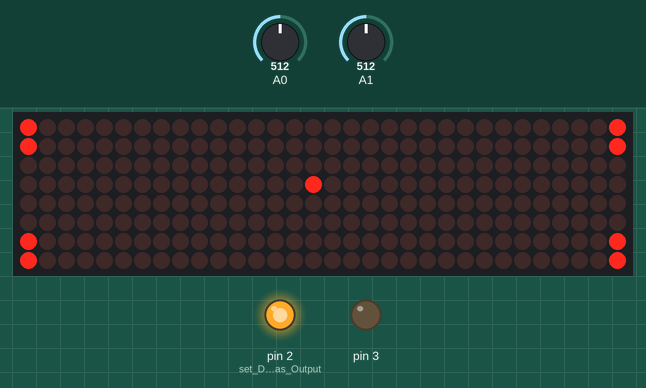
Recording of a sketch running on a simulated Arduino Uno, built with avr-gcc and run on an emulated ATmega328P. On the bench: 32×8 LED matrix, output pins drawn as LEDs (lit = HIGH). Inputs (shaded band) come from the test bench; at power-on: A1 = 512, A0 = 512.

Above: at 4.2 s.
4.3 s: A1 set to 878
7.3 s: A1 set to 909
At 7.51 s:
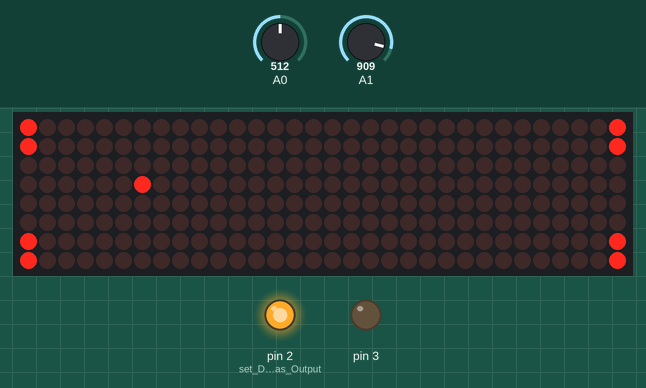
9.8 s: A0 set to 137
11.3 s: A0 set to 117
At 11.78 s:
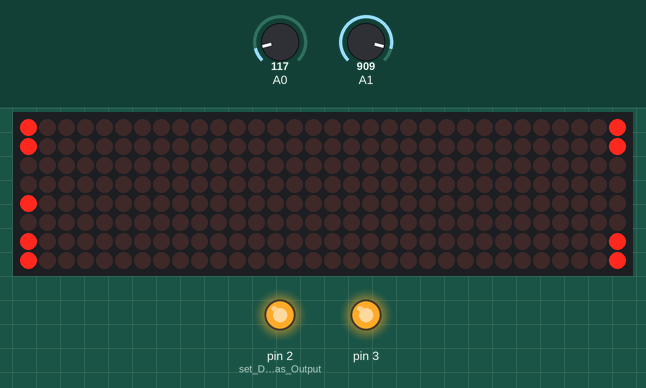
13.6 s: A1 set to 122
At 13.91 s:
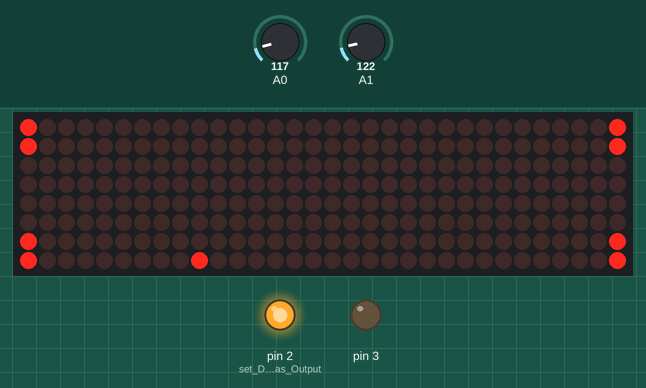
16.2 s: A0 set to 877
18.0 s: A0 set to 910
At 18.79 s:
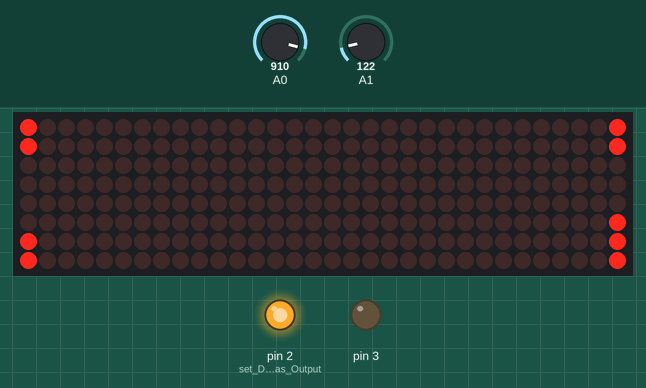
Timing chart, 0 to 21.6 s (numbered marks = the images above; inputs shaded):
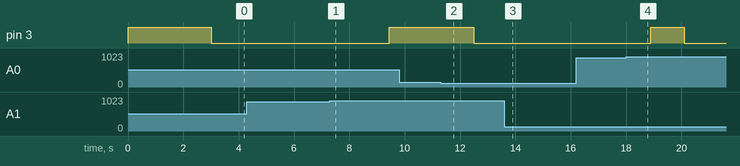

Measured:
- the behaviour switches between 895 and 896 on A1 (found by bisection; images 0 and 1)
- the behaviour switches between 128 and 127 on A0 (found by bisection; images 1 and 2)
- the behaviour switches between 895 and 896 on A0 (found by bisection; images 3 and 4)
- after the input at 7.3 s, pin 3: LOW → HIGH after 2.1 s
- after the input at 11.3 s, pin 3: HIGH → LOW after 1.2 s; the display: first differs from a run without the input after 0.38 s (image 2)
- after the input at 13.6 s, the display: changes after 0.22 s (image 3)
- after the input at 16.2 s, every drawn part: stays the same
- after the input at 18.0 s, pin 3: LOW → HIGH after 0.89 s, → LOW 1.2 s later; the display: changes after 0.69 s (image 4)

The sketch:

sketch_may04a.ino
```cpp
// (licence header left out)
/*
   LCD Panel                                    X
      §ΩΩΩΩΩΩΩΩ§ΩΩΩΩΩΩΩΩ§ΩΩΩΩΩΩΩΩ§ΩΩΩΩΩΩΩΩ§     7
 =====§ΩΩΩΩΩΩΩΩ§ΩΩΩΩΩΩΩΩ§ΩΩΩΩΩΩΩΩ§ΩΩΩΩΩΩΩΩ§     6
 =====§ΩΩΩΩΩΩΩΩ§ΩΩΩΩΩΩΩΩ§ΩΩΩΩΩΩΩΩ§ΩΩΩΩΩΩΩΩ§     5
 =====§ΩΩΩΩΩΩΩΩ§ΩΩΩΩΩΩΩΩ§ΩΩΩΩΩΩΩΩ§ΩΩΩΩΩΩΩΩ§     4
 =====§ΩΩΩΩΩΩΩΩ§ΩΩΩΩΩΩΩΩ§ΩΩΩΩΩΩΩΩ§ΩΩΩΩΩΩΩΩ§     3
 =====§ΩΩΩΩΩΩΩΩ§ΩΩΩΩΩΩΩΩ§ΩΩΩΩΩΩΩΩ§ΩΩΩΩΩΩΩΩ§     2
      §ΩΩΩΩΩΩΩΩ§ΩΩΩΩΩΩΩΩ§ΩΩΩΩΩΩΩΩ§ΩΩΩΩΩΩΩΩ§     1
      §ΩΩΩΩΩΩΩΩ§ΩΩΩΩΩΩΩΩ§ΩΩΩΩΩΩΩΩ§ΩΩΩΩΩΩΩΩ§     0
    Y  76543210 76543210 76543210 76543210
segments  0         1        2        3
----------

   Joystick
 =====§ΩΩΩΩΩΩΩΩ§
 =====§ΩΩΩΩΩΩΩΩ§
 =====§ΩΩΩΩΩΩΩΩ§
 =====§ΩΩΩΩΩΩΩΩ§
 =====§ΩΩΩΩΩΩΩΩ§

axis   ◀ Y ►
         △
axis     X
         ▽
*/
//============================================
// Include libraries
//============================================
//Library to control LED see http://wayoda.github.io/LedControl/pages/software
#include "LedControl.h"
//============================================
// Properties definition
//============================================
/*
 Now we need a LedControl to work with.
 ***** Control the Pins! *****
 pin 12 is connected to the DataIn
 pin 11 is connected to the CLK
 pin 10 is connected to LOAD
 We have 4 cascaded modules MAX72XX.
 */
LedControl lc=LedControl(12,11,10,4);
//============================================
// Global Variables definition
//============================================
int Xaxis = 0; //Joystick X Asis
int Yaxis = 0; //Joystick Y Axis
int Psegm = 2; //Segment position
int Xpos  = 0; //Position in X axis
int Ypos  = 0; //Position in Y axis
int Xdir  = 3; //Direction in X axis
int Ydir  = 7; //Direction in Y axis
int Tloop = 200;
bool Opt_Serial = false; //option to enable serial monitor
bool Opt_ExLed = true;   //option to use extra led
//============================================
// Setup Module: code runs 1x at start
//============================================
void setup() {
  //initialize HW pins
  pinMode(2,OUTPUT);         //set D2 pin as Output
  digitalWrite(2,HIGH);      //activate D2 to control Joystick
  //set options
  if(Opt_ExLed) { pinMode(3,OUTPUT);
                  digitalWrite(3,HIGH);      //test to activate LED
                  delay(3000);
                  digitalWrite(3,LOW);}
  if(Opt_Serial) Serial.begin(9600);        //activate serial monitor, use Serial.print(var) to view status
  //initialize display
  for(int i=0;i<4;i++){
    lc.shutdown(i,false);
    lc.setIntensity(i,2);
    lc.clearDisplay(i);
  }
  //create doors in playground
  makeDoors();

}
//============================================
// End of Initialization Module
//============================================

//============================================
// Loop Module: code runs continuously
//============================================
void loop() {

  //Refresh status of Joystick
  Xaxis = analogRead(A0)/128; //value from 0 to 7, default 3
  Yaxis = analogRead(A1)/128; //value from 0 to 7, default 4

  //Enable diagnostics via Serial Print (top right corner)
  if(Opt_Serial){
    Serial.println(" XAxis: "); Serial.print(Xaxis);
    //Serial.println(" YAxiSerial.print(Yaxis);
  }

  //Change position of point if needed
  Xdir = moveDir(Xaxis, Xdir);
  Ydir = moveDir(Yaxis, Ydir);

  //Change position of segment if needed
  Psegm = jumpSegment(Yaxis, Psegm);

  //Set state of LED
  lc.setLed(Psegm,Xdir,Ydir,true);
  //delay
  delay(Tloop);
  lc.setLed(Psegm,Xdir,Ydir,false);

  //check of goal
  litLed(Xdir, Ydir, Psegm);

  //Refresh doors
  makeDoors();

}
//============================================
// End of Loop Module code runs continuously
//============================================


//============================================
// User Defined Functions
//============================================

//-------------
// Function: jumpSegment(int xpos, int segment)
//-------------
int jumpSegment(int xpos, int segment){
 //@Purpose: Jump to next segment when directing joystick on Y axis
 //@xpos    integer, input from Joystic, typically from 0 to 7
 //@segment integer, provided current position of segment, typically from 0 to 3
 //@Return: Value from 0 to 3
 int result = 0;

 //moving right
 if(xpos == 0 && segment == 0) {result = 0; delay(100);}
 else if(xpos == 0 && segment == 1) {result = 0; delay(100);}
 else if(xpos == 0 && segment == 2) {result = 1; delay(100);}
 else if(xpos == 0 && segment == 3) {result = 2; delay(100);}
 //moving left
 else if(xpos == 7 && segment == 0) {result = 1; delay(100);}
 else if(xpos == 7 && segment == 1) {result = 2; delay(100);}
 else if(xpos == 7 && segment == 2) {result = 3; delay(100);}
 else if(xpos == 7 && segment == 3) {result = 3; delay(100);}
 else result = segment;

 return(result);

}
//-------------
// End Of Function: jumpSegment(int xpos, int segment)
//-------------
//-------------
// Function: moveDir (int AxPos, int oldpos)
//-------------
int moveDir (int AxPos, int oldpos) {
 //@Purpose: defines new position of point on X or Y axis based on Joystick position and old position
 //@AxPos  integer, input from Joystic, typically from 0 to 7
 //@oldpos integer, provided old position
 //@Return: Function returns integer value from 0 to 7
 int result = 7;
 if(AxPos == 0 && oldpos == 7) {result = 7;}
 else if(AxPos == 7 && oldpos == 0) {result = 0;}
 else if(AxPos == 0) {result = oldpos + 1;}
 else if(AxPos == 7) {result = oldpos - 1;}
 else result = oldpos;
 return(result);
}
//-------------
// End of Function: moveDir (int AxPos, int oldpos)
//-------------
//-------------
// Function: litLed(int xPos, int yPos, int zSegm)
//-------------
void litLed(int xPos, int yPos, int zSegm) {
 //@Purpose: change status of extra LED
 //@xPos  integer, position on x axis
 //@yPos  integer, position on y axis
 //@zSegm integer, position of segment
 //@Return: Lit LED only when point is on extreme edges and within doors
  if(zSegm == 0) {
      if((xPos >= 2 && xPos <= 5) && yPos == 7) {digitalWrite(3,HIGH);} else {digitalWrite(3,LOW);}
    } else if(zSegm == 3) {
      if((xPos >= 2 && xPos <= 5) && yPos == 0) {digitalWrite(3,HIGH);} else {digitalWrite(3,LOW);}
    } else {digitalWrite(3,LOW);}

  }
//-------------
// End of Function: litLed(int xPos, int yPos, int zSegm)
//-------------
//-------------
// Function: makeDoors()
//-------------
void makeDoors(){
 //@Purpose: Creates doors on the edges of LED playzone
 //@Return:  Function lit LED to represent doors
  //Door on segment 0
  lc.setLed(0,7,7,true);
  lc.setLed(0,6,7,true);
  lc.setLed(0,1,7,true);
  lc.setLed(0,0,7,true);
  //Door on segment 3
  lc.setLed(3,7,0,true);
  lc.setLed(3,6,0,true);
  lc.setLed(3,1,0,true);
  lc.setLed(3,0,0,true);
  }
//-------------
// End of Function: makeDoors()
//-------------

//============================================
// End Of User Defined Functions
//============================================
```
